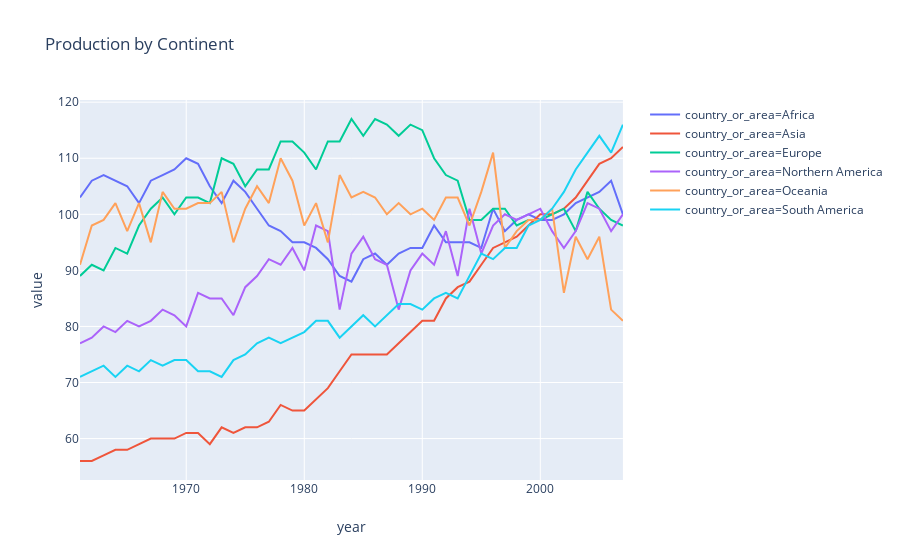

Write notebook code for a chart like this one.
### Code cell
##prod_indic = 'global-food-agriculture-statistics/fao_data_production_indices_data.csv'
df = pd.read_csv('fao_data_production_indices_data.csv')

# Sorting the values by country and year for clarity
df = df.sort_values(by=['country_or_area', 'year'])

# Removing the space and plus from the continent regions that are present in the dataset
df['country_or_area'] = df['country_or_area'].str.rstrip(' +')

# Setting a variable for continents, data contains different regions along with the continents
continents = {'Northern America', 'South America', 'Africa', 'Europe', 'Asia', 'Oceania'}

# Selecting data based on the continents and the agriculture PIN category
continent_category = df[df['element_code'].isin(['434']) & df['country_or_area'].isin(continents) & df['category'].isin(['agriculture_pin'])]

fig = px.line(continent_category, x='year', y='value', color='country_or_area', hover_name='country_or_area', hover_data=['year', 'value'], title='Production by Continent')
fig.show()

### Figure 1 — Plotly figure (JSON) as saved in the notebook; plotly's stock layout.template omitted (floating-point values rounded to 4 significant figures)
{"data": [{"customdata": [[1961, 103], [1962, 106], [1963, 107], [1964, 106], [1965, 105], [1966, 102], [1967, 106], [1968, 107], [1969, 108], [1970, 110], [1971, 109], [1972, 105], [1973, 102], [1974, 106], [1975, 104], [1976, 101], [1977, 98], [1978, 97], [1979, 95], [1980, 95], [1981, 94], [1982, 92], [1983, 89], [1984, 88], [1985, 92], [1986, 93], [1987, 91], [1988, 93], [1989, 94], [1990, 94], [1991, 98], [1992, 95], [1993, 95], [1994, 95], [1995, 94], [1996, 101], [1997, 97], [1998, 99], [1999, 100], [2000, 99], [2001, 99], [2002, 100], [2003, 102], [2004, 103], [2005, 104], [2006, 106], [2007, 100]], "hoverlabel": {"namelength": 0}, "hovertemplate": "<b>%{hovertext}</b><br><br>country_or_area=Africa<br>year=%{customdata[0]}<br>value=%{customdata[1]}", "hovertext": ["Africa", "Africa", "Africa", "Africa", "Africa", "Africa", "Africa", "Africa", "Africa", "Africa", "Africa", "Africa", "Africa", "Africa", "Africa", "Africa", "Africa", "Africa", "Africa", "Africa", "Africa", "Africa", "Africa", "Africa", "Africa", "Africa", "Africa", "Africa", "Africa", "Africa", "Africa", "Africa", "Africa", "Africa", "Africa", "Africa", "Africa", "Africa", "Africa", "Africa", "Africa", "Africa", "Africa", "Africa", "Africa", "Africa", "Africa"], "legendgroup": "country_or_area=Africa", "line": {"color": "#636efa", "dash": "solid"}, "mode": "lines", "name": "country_or_area=Africa", "showlegend": true, "type": "scatter", "x": [1961, 1962, 1963, 1964, 1965, 1966, 1967, 1968, 1969, 1970, 1971, 1972, 1973, 1974, 1975, 1976, 1977, 1978, 1979, 1980, 1981, 1982, 1983, 1984, 1985, 1986, 1987, 1988, 1989, 1990, 1991, 1992, 1993, 1994, 1995, 1996, 1997, 1998, 1999, 2000, 2001, 2002, 2003, 2004, 2005, 2006, 2007], "xaxis": "x", "y": [103, 106, 107, 106, 105, 102, 106, 107, 108, 110, 109, 105, 102, 106, 104, 101, 98, 97, 95, 95, 94, 92, 89, 88, 92, 93, 91, 93, 94, 94, 98, 95, 95, 95, 94, 101, 97, 99, 100, 99, 99, 100, 102, 103, 104, 106, 100], "yaxis": "y"}, {"customdata": [[1961, 56], [1962, 56], [1963, 57], [1964, 58], [1965, 58], [1966, 59], [1967, 60], [1968, 60], [1969, 60], [1970, 61], [1971, 61], [1972, 59], [1973, 62], [1974, 61], [1975, 62], [1976, 62], [1977, 63], [1978, 66], [1979, 65], [1980, 65], [1981, 67], [1982, 69], [1983, 72], [1984, 75], [1985, 75], [1986, 75], [1987, 75], [1988, 77], [1989, 79], [1990, 81], [1991, 81], [1992, 85], [1993, 87], [1994, 88], [1995, 91], [1996, 94], [1997, 95], [1998, 96], [1999, 98], [2000, 100], [2001, 100], [2002, 101], [2003, 103], [2004, 106], [2005, 109], [2006, 110], [2007, 112]], "hoverlabel": {"namelength": 0}, "hovertemplate": "<b>%{hovertext}</b><br><br>country_or_area=Asia<br>year=%{customdata[0]}<br>value=%{customdata[1]}", "hovertext": ["Asia", "Asia", "Asia", "Asia", "Asia", "Asia", "Asia", "Asia", "Asia", "Asia", "Asia", "Asia", "Asia", "Asia", "Asia", "Asia", "Asia", "Asia", "Asia", "Asia", "Asia", "Asia", "Asia", "Asia", "Asia", "Asia", "Asia", "Asia", "Asia", "Asia", "Asia", "Asia", "Asia", "Asia", "Asia", "Asia", "Asia", "Asia", "Asia", "Asia", "Asia", "Asia", "Asia", "Asia", "Asia", "Asia", "Asia"], "legendgroup": "country_or_area=Asia", "line": {"color": "#EF553B", "dash": "solid"}, "mode": "lines", "name": "country_or_area=Asia", "showlegend": true, "type": "scatter", "x": [1961, 1962, 1963, 1964, 1965, 1966, 1967, 1968, 1969, 1970, 1971, 1972, 1973, 1974, 1975, 1976, 1977, 1978, 1979, 1980, 1981, 1982, 1983, 1984, 1985, 1986, 1987, 1988, 1989, 1990, 1991, 1992, 1993, 1994, 1995, 1996, 1997, 1998, 1999, 2000, 2001, 2002, 2003, 2004, 2005, 2006, 2007], "xaxis": "x", "y": [56, 56, 57, 58, 58, 59, 60, 60, 60, 61, 61, 59, 62, 61, 62, 62, 63, 66, 65, 65, 67, 69, 72, 75, 75, 75, 75, 77, 79, 81, 81, 85, 87, 88, 91, 94, 95, 96, 98, 100, 100, 101, 103, 106, 109, 110, 112], "yaxis": "y"}, {"customdata": [[1961, 89], [1962, 91], [1963, 90], [1964, 94], [1965, 93], [1966, 98], [1967, 101], [1968, 103], [1969, 100], [1970, 103], [1971, 103], [1972, 102], [1973, 110], [1974, 109], [1975, 105], [1976, 108], [1977, 108], [1978, 113], [1979, 113], [1980, 111], [1981, 108], [1982, 113], [1983, 113], [1984, 117], [1985, 114], [1986, 117], [1987, 116], [1988, 114], [1989, 116], [1990, 115], [1991, 110], [1992, 107], [1993, 106], [1994, 99], [1995, 99], [1996, 101], [1997, 101], [1998, 98], [1999, 99], [2000, 99], [2001, 100], [2002, 101], [2003, 97], [2004, 104], [2005, 101], [2006, 99], [2007, 98]], "hoverlabel": {"namelength": 0}, "hovertemplate": "<b>%{hovertext}</b><br><br>country_or_area=Europe<br>year=%{customdata[0]}<br>value=%{customdata[1]}", "hovertext": ["Europe", "Europe", "Europe", "Europe", "Europe", "Europe", "Europe", "Europe", "Europe", "Europe", "Europe", "Europe", "Europe", "Europe", "Europe", "Europe", "Europe", "Europe", "Europe", "Europe", "Europe", "Europe", "Europe", "Europe", "Europe", "Europe", "Europe", "Europe", "Europe", "Europe", "Europe", "Europe", "Europe", "Europe", "Europe", "Europe", "Europe", "Europe", "Europe", "Europe", "Europe", "Europe", "Europe", "Europe", "Europe", "Europe", "Europe"], "legendgroup": "country_or_area=Europe", "line": {"color": "#00cc96", "dash": "solid"}, "mode": "lines", "name": "country_or_area=Europe", "showlegend": true, "type": "scatter", "x": [1961, 1962, 1963, 1964, 1965, 1966, 1967, 1968, 1969, 1970, 1971, 1972, 1973, 1974, 1975, 1976, 1977, 1978, 1979, 1980, 1981, 1982, 1983, 1984, 1985, 1986, 1987, 1988, 1989, 1990, 1991, 1992, 1993, 1994, 1995, 1996, 1997, 1998, 1999, 2000, 2001, 2002, 2003, 2004, 2005, 2006, 2007], "xaxis": "x", "y": [89, 91, 90, 94, 93, 98, 101, 103, 100, 103, 103, 102, 110, 109, 105, 108, 108, 113, 113, 111, 108, 113, 113, 117, 114, 117, 116, 114, 116, 115, 110, 107, 106, 99, 99, 101, 101, 98, 99, 99, 100, 101, 97, 104, 101, 99, 98], "yaxis": "y"}, {"customdata": [[1961, 77], [1962, 78], [1963, 80], [1964, 79], [1965, 81], [1966, 80], [1967, 81], [1968, 83], [1969, 82], [1970, 80], [1971, 86], [1972, 85], [1973, 85], [1974, 82], [1975, 87], [1976, 89], [1977, 92], [1978, 91], [1979, 94], [1980, 90], [1981, 98], [1982, 97], [1983, 83], [1984, 93], [1985, 96], [1986, 92], [1987, 91], [1988, 83], [1989, 90], [1990, 93], [1991, 91], [1992, 97], [1993, 89], [1994, 101], [1995, 93], [1996, 98], [1997, 100], [1998, 99], [1999, 100], [2000, 101], [2001, 97], [2002, 94], [2003, 97], [2004, 102], [2005, 101], [2006, 97], [2007, 100]], "hoverlabel": {"namelength": 0}, "hovertemplate": "<b>%{hovertext}</b><br><br>country_or_area=Northern America<br>year=%{customdata[0]}<br>value=%{customdata[1]}", "hovertext": ["Northern America", "Northern America", "Northern America", "Northern America", "Northern America", "Northern America", "Northern America", "Northern America", "Northern America", "Northern America", "Northern America", "Northern America", "Northern America", "Northern America", "Northern America", "Northern America", "Northern America", "Northern America", "Northern America", "Northern America", "Northern America", "Northern America", "Northern America", "Northern America", "Northern America", "Northern America", "Northern America", "Northern America", "Northern America", "Northern America", "Northern America", "Northern America", "Northern America", "Northern America", "Northern America", "Northern America", "Northern America", "Northern America", "Northern America", "Northern America", "Northern America", "Northern America", "Northern America", "Northern America", "Northern America", "Northern America", "Northern America"], "legendgroup": "country_or_area=Northern America", "line": {"color": "#ab63fa", "dash": "solid"}, "mode": "lines", "name": "country_or_area=Northern America", "showlegend": true, "type": "scatter", "x": [1961, 1962, 1963, 1964, 1965, 1966, 1967, 1968, 1969, 1970, 1971, 1972, 1973, 1974, 1975, 1976, 1977, 1978, 1979, 1980, 1981, 1982, 1983, 1984, 1985, 1986, 1987, 1988, 1989, 1990, 1991, 1992, 1993, 1994, 1995, 1996, 1997, 1998, 1999, 2000, 2001, 2002, 2003, 2004, 2005, 2006, 2007], "xaxis": "x", "y": [77, 78, 80, 79, 81, 80, 81, 83, 82, 80, 86, 85, 85, 82, 87, 89, 92, 91, 94, 90, 98, 97, 83, 93, 96, 92, 91, 83, 90, 93, 91, 97, 89, 101, 93, 98, 100, 99, 100, 101, 97, 94, 97, 102, 101, 97, 100], "yaxis": "y"}, {"customdata": [[1961, 91], [1962, 98], [1963, 99], [1964, 102], [1965, 97], [1966, 102], [1967, 95], [1968, 104], [1969, 101], [1970, 101], [1971, 102], [1972, 102], [1973, 104], [1974, 95], [1975, 101], [1976, 105], [1977, 102], [1978, 110], [1979, 106], [1980, 98], [1981, 102], [1982, 95], [1983, 107], [1984, 103], [1985, 104], [1986, 103], [1987, 100], [1988, 102], [1989, 100], [1990, 101], [1991, 99], [1992, 103], [1993, 103], [1994, 98], [1995, 104], [1996, 111], [1997, 94], [1998, 97], [1999, 99], [2000, 99], [2001, 101], [2002, 86], [2003, 96], [2004, 92], [2005, 96], [2006, 83], [2007, 81]], "hoverlabel": {"namelength": 0}, "hovertemplate": "<b>%{hovertext}</b><br><br>country_or_area=Oceania<br>year=%{customdata[0]}<br>value=%{customdata[1]}", "hovertext": ["Oceania", "Oceania", "Oceania", "Oceania", "Oceania", "Oceania", "Oceania", "Oceania", "Oceania", "Oceania", "Oceania", "Oceania", "Oceania", "Oceania", "Oceania", "Oceania", "Oceania", "Oceania", "Oceania", "Oceania", "Oceania", "Oceania", "Oceania", "Oceania", "Oceania", "Oceania", "Oceania", "Oceania", "Oceania", "Oceania", "Oceania", "Oceania", "Oceania", "Oceania", "Oceania", "Oceania", "Oceania", "Oceania", "Oceania", "Oceania", "Oceania", "Oceania", "Oceania", "Oceania", "Oceania", "Oceania", "Oceania"], "legendgroup": "country_or_area=Oceania", "line": {"color": "#FFA15A", "dash": "solid"}, "mode": "lines", "name": "country_or_area=Oceania", "showlegend": true, "type": "scatter", "x": [1961, 1962, 1963, 1964, 1965, 1966, 1967, 1968, 1969, 1970, 1971, 1972, 1973, 1974, 1975, 1976, 1977, 1978, 1979, 1980, 1981, 1982, 1983, 1984, 1985, 1986, 1987, 1988, 1989, 1990, 1991, 1992, 1993, 1994, 1995, 1996, 1997, 1998, 1999, 2000, 2001, 2002, 2003, 2004, 2005, 2006, 2007], "xaxis": "x", "y": [91, 98, 99, 102, 97, 102, 95, 104, 101, 101, 102, 102, 104, 95, 101, 105, 102, 110, 106, 98, 102, 95, 107, 103, 104, 103, 100, 102, 100, 101, 99, 103, 103, 98, 104, 111, 94, 97, 99, 99, 101, 86, 96, 92, 96, 83, 81], "yaxis": "y"}, {"customdata": [[1961, 71], [1962, 72], [1963, 73], [1964, 71], [1965, 73], [1966, 72], [1967, 74], [1968, 73], [1969, 74], [1970, 74], [1971, 72], [1972, 72], [1973, 71], [1974, 74], [1975, 75], [1976, 77], [1977, 78], [1978, 77], [1979, 78], [1980, 79], [1981, 81], [1982, 81], [1983, 78], [1984, 80], [1985, 82], [1986, 80], [1987, 82], [1988, 84], [1989, 84], [1990, 83], [1991, 85], [1992, 86], [1993, 85], [1994, 89], [1995, 93], [1996, 92], [1997, 94], [1998, 94], [1999, 98], [2000, 99], [2001, 101], [2002, 104], [2003, 108], [2004, 111], [2005, 114], [2006, 111], [2007, 116]], "hoverlabel": {"namelength": 0}, "hovertemplate": "<b>%{hovertext}</b><br><br>country_or_area=South America<br>year=%{customdata[0]}<br>value=%{customdata[1]}", "hovertext": ["South America", "South America", "South America", "South America", "South America", "South America", "South America", "South America", "South America", "South America", "South America", "South America", "South America", "South America", "South America", "South America", "South America", "South America", "South America", "South America", "South America", "South America", "South America", "South America", "South America", "South America", "South America", "South America", "South America", "South America", "South America", "South America", "South America", "South America", "South America", "South America", "South America", "South America", "South America", "South America", "South America", "South America", "South America", "South America", "South America", "South America", "South America"], "legendgroup": "country_or_area=South America", "line": {"color": "#19d3f3", "dash": "solid"}, "mode": "lines", "name": "country_or_area=South America", "showlegend": true, "type": "scatter", "x": [1961, 1962, 1963, 1964, 1965, 1966, 1967, 1968, 1969, 1970, 1971, 1972, 1973, 1974, 1975, 1976, 1977, 1978, 1979, 1980, 1981, 1982, 1983, 1984, 1985, 1986, 1987, 1988, 1989, 1990, 1991, 1992, 1993, 1994, 1995, 1996, 1997, 1998, 1999, 2000, 2001, 2002, 2003, 2004, 2005, 2006, 2007], "xaxis": "x", "y": [71, 72, 73, 71, 73, 72, 74, 73, 74, 74, 72, 72, 71, 74, 75, 77, 78, 77, 78, 79, 81, 81, 78, 80, 82, 80, 82, 84, 84, 83, 85, 86, 85, 89, 93, 92, 94, 94, 98, 99, 101, 104, 108, 111, 114, 111, 116], "yaxis": "y"}], "layout": {"autosize": true, "legend": {"tracegroupgap": 0}, "title": {"text": "Production by Continent"}, "xaxis": {"anchor": "y", "autorange": true, "domain": [0, 0.98], "range": [1961, 2007], "title": {"text": "year"}, "type": "linear"}, "yaxis": {"anchor": "x", "autorange": true, "domain": [0, 1], "range": [52.61, 120.4], "title": {"text": "value"}, "type": "linear"}}}
